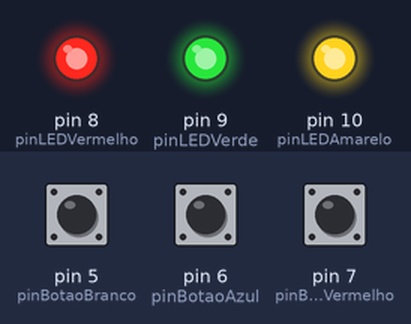
A sketch run on a simulated Arduino Uno, built with avr-gcc and run on an emulated ATmega328P. Parts: output pins drawn as LEDs (lit = HIGH). The inputs (shaded band) are chosen by the test bench; at power-on: pin 5 (pinBotaoBranco) HIGH, pin 6 (pinBotaoAzul) HIGH, pin 7 (pinBotaoVermelho) HIGH. What the sketch prints to the serial monitor is not drawn.

Above: at 1.2 s.
1.3 s: pin 5 (pinBotaoBranco) pulled LOW for 0.15 s
At 1.38 s:
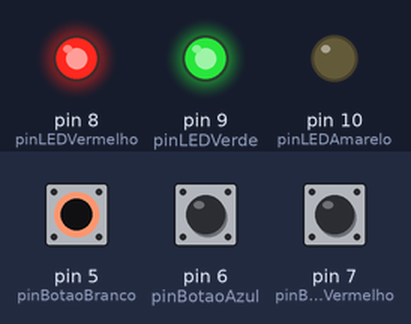
2.9 s: pin 6 (pinBotaoAzul) pulled LOW for 0.15 s
At 2.98 s:
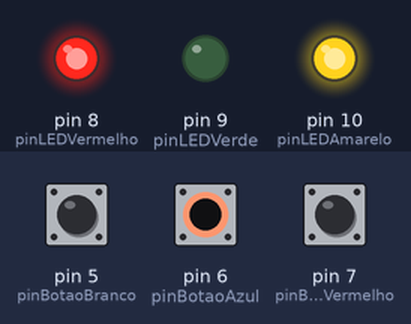
4.5 s: pin 7 (pinBotaoVermelho) pulled LOW for 0.15 s
At 4.58 s:
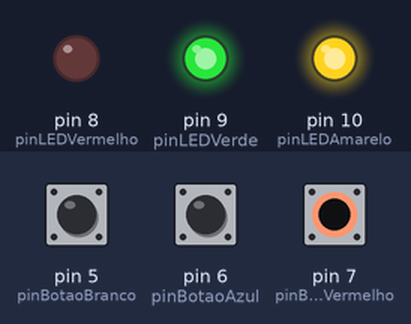
6.1 s: pin 7 (pinBotaoVermelho) pulled LOW for 3.2 s
At 10.0 s:
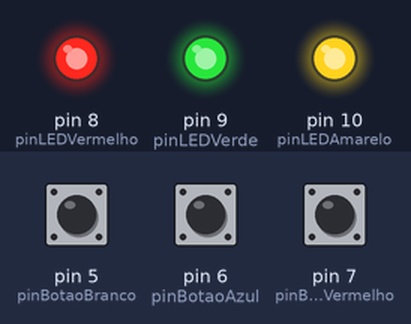
10.8 s: pin 5 (pinBotaoBranco) pulled LOW for 3.2 s
At 12.2 s:
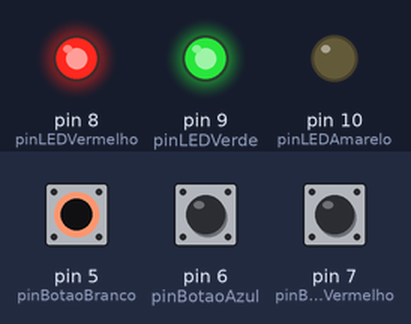
15.5 s: pin 5 (pinBotaoBranco) driven LOW and pin 6 (pinBotaoAzul) driven LOW
At 15.8 s:
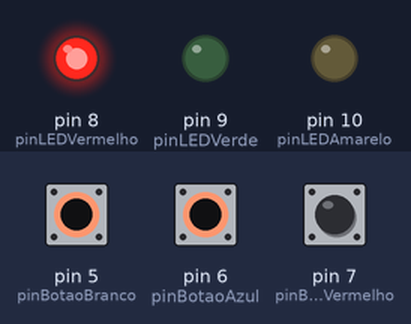
Timing chart, 0 to 18.0 s (numbered marks = the images above; inputs shaded):
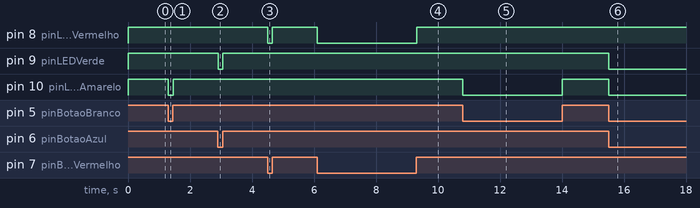

Measured:
- after the input at 1.3 s, pin 10 (pinLEDAmarelo): HIGH → LOW at once, → HIGH 0.15 s later
- after the input at 2.9 s, pin 9 (pinLEDVerde): HIGH → LOW at once, → HIGH 0.15 s later
- after the input at 4.5 s, pin 8 (pinLEDVermelho): HIGH → LOW at once, → HIGH 0.15 s later
- after the input at 6.1 s, pin 8 (pinLEDVermelho): HIGH → LOW at once, → HIGH 3.2 s later
- after the input at 10.8 s, pin 10 (pinLEDAmarelo): HIGH → LOW at once, → HIGH 3.2 s later
- after the input at 15.5 s, pin 9 (pinLEDVerde), pin 10 (pinLEDAmarelo): HIGH → LOW at once

The sketch:

Aula13_exercicio.ino
```cpp
/* Curso Arduino por Flávio Guimarães
Aula 3 - Portas digitais de entrada e programação de botões
FORMA DE NAO USAR RESISTOR - LINHAS 21 COM PULLUP*/
#define pinLEDVermelho     8
#define pinLEDVerde        9
#define pinLEDAmarelo     10
#define pinBotaoBranco     5 //Acende LED amarelo
#define pinBotaoAzul       6 //Acende LED verde
#define pinBotaoVermelho   7 //Acende LED vermelho

void setup() {
   Serial.begin(9600);

   //Configura as portas
   pinMode(pinLEDVermelho, OUTPUT);
   pinMode(pinLEDVerde,    OUTPUT);
   pinMode(pinLEDAmarelo,  OUTPUT);


   pinMode (pinBotaoVermelho, INPUT_PULLUP); // Acende LED vermelho
   pinMode(pinBotaoAzul,      INPUT_PULLUP); // Acende LED verde
   pinMode(pinBotaoBranco,    INPUT_PULLUP); // acende LED amarelo

   // Força todos os LEDS desligados
   digitalWrite(pinLEDVermelho, LOW);
   digitalWrite(pinLEDVerde,    LOW);
   digitalWrite(pinLEDAmarelo,  LOW);

}

void loop() {
  // put your main code here, to run repeatedly:
   int estadoBotaoVemelho;
   int estadoBotaoVerde;
   int estadoBotaoAmarelo;

  estadoBotaoVemelho = digitalRead(pinBotaoVermelho);
  estadoBotaoVerde   =  digitalRead(pinBotaoAzul);
  estadoBotaoAmarelo = digitalRead(pinBotaoBranco);

  Serial.print (estadoBotaoVemelho);
  Serial.print  (estadoBotaoVerde);
  Serial.println(estadoBotaoAmarelo);

  digitalWrite(pinLEDVermelho, estadoBotaoVemelho); // liga led vermelho com botao
  digitalWrite(pinLEDVerde,   estadoBotaoVerde);     // Liga led Verde com botao
  digitalWrite(pinLEDAmarelo,  estadoBotaoAmarelo);   // liga led Amarelo com botao

}
```
